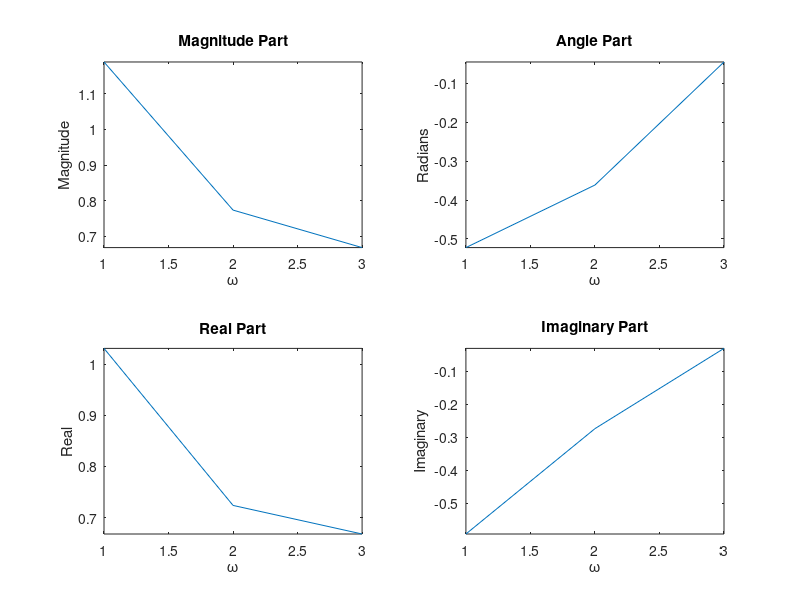

Here is the MATLAB script that generated this plot:
%%Second Fourier practice program

clear all;
close all;
clc;

N=8;
w = [1:1:3];
a0 = 0;
X=a0;

for(n=0:1:N)
    X = a0+((0.5)*exp(-i*w)).^n;
    a0 = X;
end
    
magX = abs(X); angX = angle(X);
realX = real(X); imagX = imag(X);

figure(1);

subplot(2,2,1);
plot(w,magX);
xlabel('\omega');
ylabel('Magnitude');
title('Magnitude Part');
axis([1 3 min(magX) max(magX)]);

subplot(2,2,2);
plot(w,angX);
xlabel('\omega');
ylabel('Radians');
title('Angle Part');
axis([1 3 min(angX) max(angX)]);

subplot(2,2,3);
plot(w,realX);
xlabel('\omega');
ylabel('Real');
title('Real Part');
axis([1 3 min(realX) max(realX)]);

subplot(2,2,4);
plot(w,imagX);
xlabel('\omega');
ylabel('Imaginary');
title('Imaginary Part');
axis([1 3 min(imagX) max(imagX)]);

print -depsc prog2;
